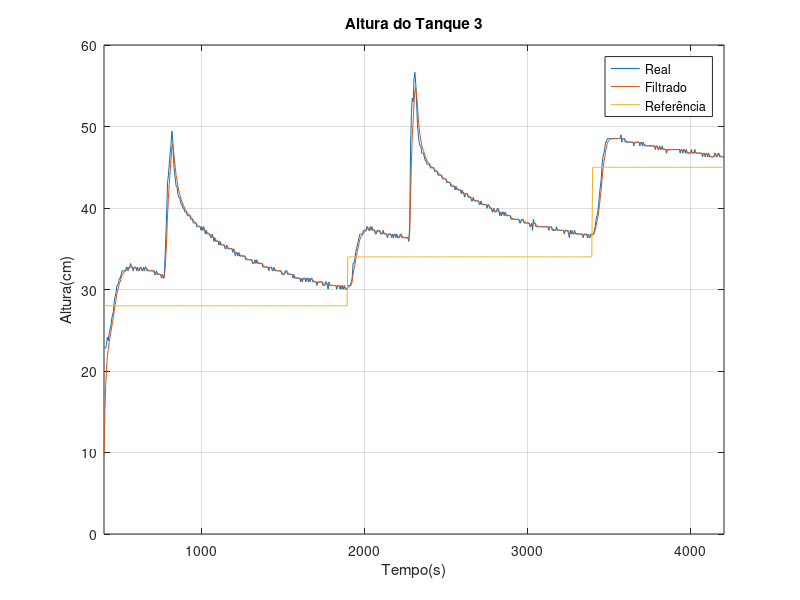
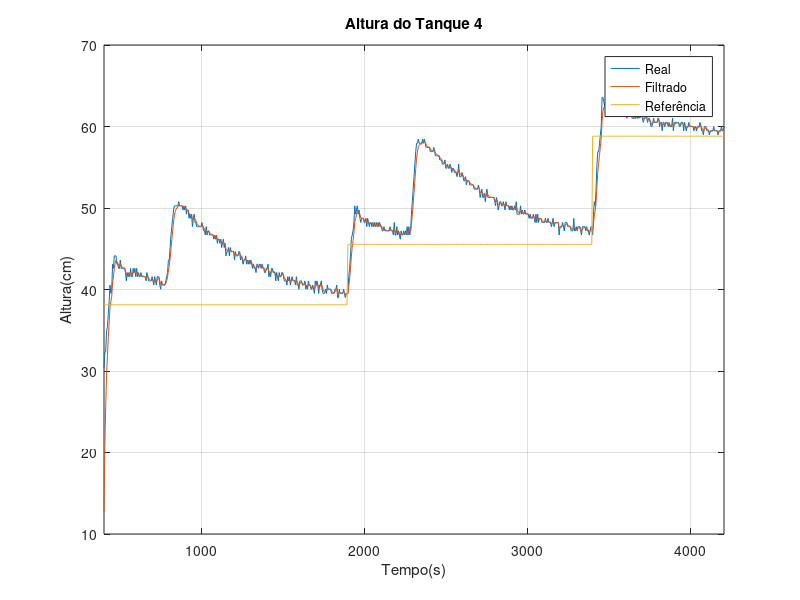
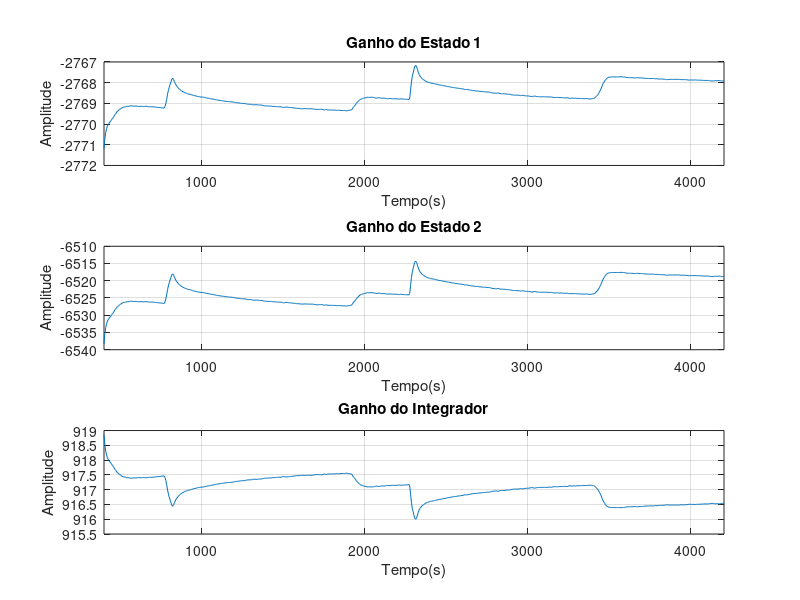
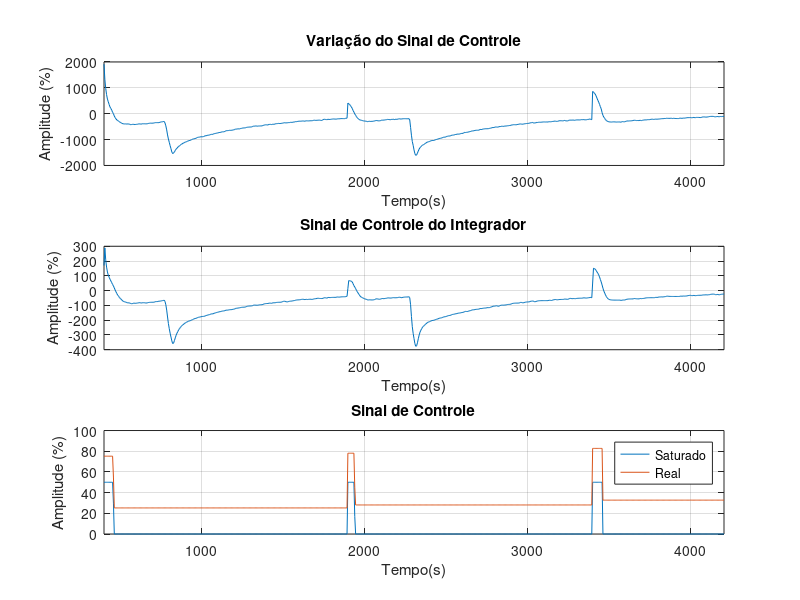

Here is the MATLAB script that generated these plots, in order:
clear
clc
%%
load('larissa_tarsis_LPV_c_saturacao_integrador.mat')
%%
% Conversão do Sinal de Controle de Operação em Referência
sp_q = uop*16.4 + 357.3;
sp_h3 = ((sp_q - 309.9)/87.07).^2;
sp_h4 = (sp_q - 431.2)/33.51 + sp_h3;
%%
figure
plot(t(78:800),h3);
hold on
plot(t(78:800),h3f);
plot(t(78:800),sp_h3);
xlabel('Tempo(s)')
ylabel('Altura(cm)')
xlim([404.2 4204])
grid on
title('Altura do Tanque 3')
legend('Real','Filtrado','Referência')
%%
figure
plot(t(78:800),h4);
hold on
plot(t(78:800),h4f);
plot(t(78:800),sp_h4);
xlabel('Tempo(s)')
ylabel('Altura(cm)')
xlim([404.2 4204])
grid on
title('Altura do Tanque 4')
legend('Real','Filtrado','Referência')
%%
figure
subplot(3,1,1)
plot(t(78:800),K1)
title('Ganho do Estado 1')
ylabel('Amplitude')
xlabel('Tempo(s)')
grid on
xlim([404.2 4204])
subplot(3,1,2)
plot(t(78:800),K2)
title('Ganho do Estado 2')
ylabel('Amplitude')
xlabel('Tempo(s)')
grid on
xlim([404.2 4204])
subplot(3,1,3)
plot(t(78:800),Ka)
title('Ganho do Integrador')
ylabel('Amplitude')
xlabel('Tempo(s)')
grid on
xlim([404.2 4204])
%%
figure
subplot(3,1,1)
plot(t(78:800),du)
title('Variação do Sinal de Controle')
ylabel('Amplitude (%)')
xlabel('Tempo(s)')
grid on
xlim([404.2 4204])
subplot(3,1,2)
plot(t(78:800),u_i)
title('Sinal de Controle do Integrador')
ylabel('Amplitude (%)')
xlabel('Tempo(s)')
grid on
xlim([404.2 4204])
subplot(3,1,3)
plot(t(78:800),u_s)
hold on
plot(t(78:800),u)
title('Sinal de Controle')
ylabel('Amplitude (%)')
xlabel('Tempo(s)')
legend('Saturado','Real')
grid on
xlim([404.2 4204])